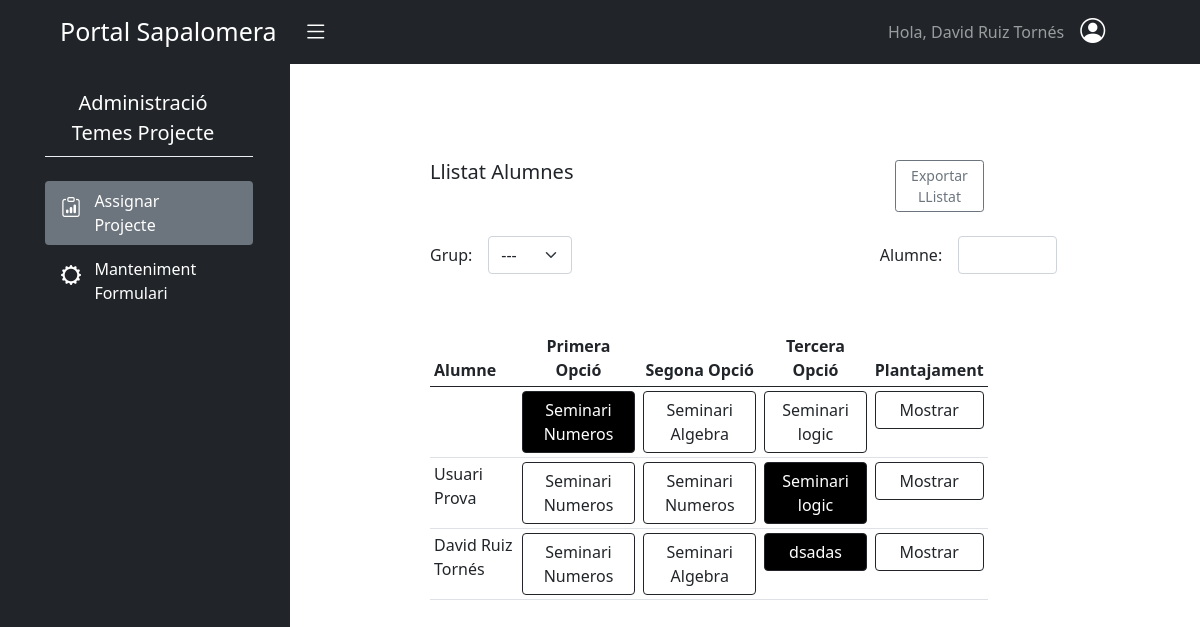
Page /batxilleratProjecte/assignarProjecte/ (signed in) on the earlier database version.
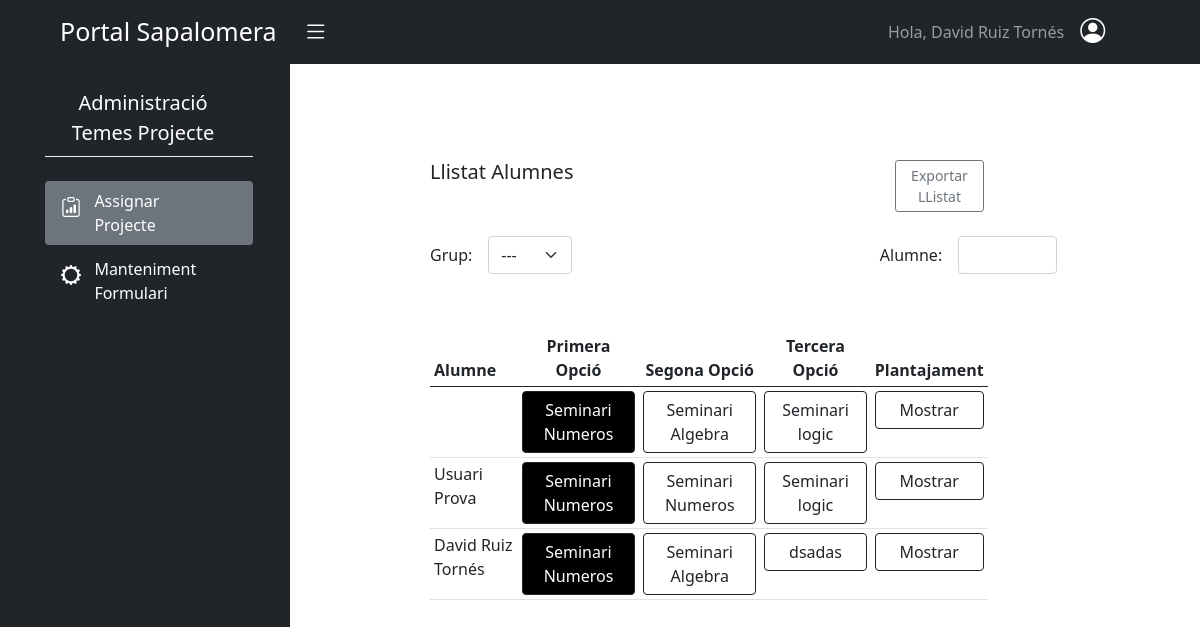
Same page on the later database version.
### batx_seminaris/models.py (models this page shows)
class Solicitud(models.Model):
    plantajament = models.TextField()
    seminari = models.ForeignKey(Seminari, on_delete=models.CASCADE)
    usuari = models.ForeignKey(User, on_delete=models.CASCADE)
    assignat = models.BooleanField(default=False)

class Seminari(models.Model):
    nom = models.CharField(max_length=100)
    departament = models.ForeignKey(Departament, on_delete=models.CASCADE)
    places = models.PositiveSmallIntegerField()
    def __str__(self):
        return self.nom

### batx_seminaris/views.py (the view)
# urls.py: path('assignarProjecte/', AssignarProjecte, name='assignar-projecte'),
@login_required
def AssignarProjecte(request):
    if request.method == 'POST':
        solicitudId = request.POST.get('solicitudId')
        usuariId = request.POST.get('usuariId')
        seminariId = request.POST.get('seminariId')
        SolicitudsUsuari = Solicitud.objects.filter(usuari_id=usuariId)
        SolicitudAssignada = SolicitudsUsuari.filter(assignat=True).update(assignat=False)
        SolicitudAssignar = SolicitudsUsuari.filter(id=solicitudId).update(assignat=True)
        placesDisponibles = list(Solicitud.objects.values('seminari').annotate(num_places=F('seminari__places')-Count(Case(When(assignat=True, then=1)))))
        return JsonResponse({'data':placesDisponibles})
    else:
        Solicituds = Solicitud.objects.all()
        placesDisponibles = Solicitud.objects.values('seminari').annotate(num_places=F('seminari__places')-Count(Case(When(assignat=True, then=1))))
        solicitudsPerId={}
        for solicitud in Solicituds:
            solicitudsPerId.setdefault(solicitud.usuari_id, []).append(solicitud)
        llistaSolicitudsId = sorted(solicitudsPerId.items())
        return render(request, 'batx_seminaris/assignar_projecte.html', {'llista_solicituds': llistaSolicitudsId,'placesDisponibles':placesDisponibles})

### batx_seminaris/templates/batx_seminaris/assignar_projecte.html (shortened to what the changed rows need)
{% extends "base.html" %}
{% load crispy_forms_tags %}
{% load static %}
{% block content %}
<div id="wrapper">
  <div class="container-fluid">
      <div id="page-content-wrapper" class="overflow-auto" style="height:92vh">
          <div class="container-fluid">
            <div class="col p-1 ps-5">
              <div class="container p-5">
                <div class="row py-2">
                  <div class="col-md-10 py-5">
                    <table class=" table-responsive table table-sm table-hover">
                      <thead>
                        <tr>
                            <th>Alumne</th>
                            <th class="text-center">Primera Opció</th>
                            <th class="text-center">Segona Opció</th>
                            <th class="text-center">Tercera Opció</th>
                            <th class="text-center">Plantajament</th>
                        </tr>
                      </thead>
                      <tbody id="taulaSolicituds">
                        {% for key, value in llista_solicituds %}
                          <tr grup="{{value.0.usuari.groups.all.0}}">
                            <td>{{value.0.usuari.get_full_name}}</td>
                          {% for solicitud in value %}
                                <td>
                                  <button
                                        type="button"
                                        class="btn btn-outline-dark w-100 {% if solicitud.assignat == True %}active{% endif %}"
                                        data-bs-toggle="popover"
                                        usuari-id="{{solicitud.usuari_id}}"
                                        solicitud-id="{{solicitud.id}}"
                                        seminari-id="{{solicitud.seminari_id}}"
                                        data-bs-trigger="hover"
                                        data-bs-placement="top"
                                        data-bs-content="Places Disponibles: {% for places in placesDisponibles %}{% if solicitud.seminari_id == places.seminari %}{{places.num_places}}{% endif %} {% endfor %} " >{{solicitud.seminari}}</button>
                                </td>
                          {% endfor %}
                              <td>
                                <button type="button"
                                        class="btn btn-outline-dark w-100"
                                        data-bs-toggle="collapse"
                                        data-bs-target="#mostrar{{key}}"
                                        aria-controls="mostrar{{key}}">Mostrar</button>
                              </td>
                          </tr>
                        {% endfor %}
                      </tbody>
                    </table>
                  </div>
                </div>
              </div>
            </div>
          </div>
      </div>
  </div>
</div>
{% endblock %}

Differences in the rows shown:
changed Solicitud "Usuari Prova": assignat False → True (drawn)
changed Solicitud (number 6 of 9 on the later page): assignat True → False (drawn)
changed Solicitud "David Ruiz Tornés": assignat False → True (drawn)
changed Solicitud "dsadas": assignat True → False (drawn)
